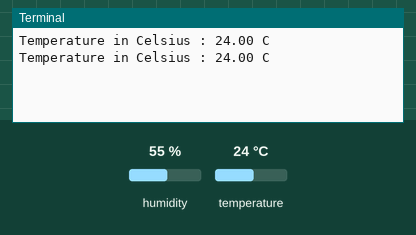
The program below on a simulated Raspberry Pi (BCM pin numbers). On the bench: the last lines printed to the terminal. The inputs (shaded band) are chosen by the test bench; at power-on: temperature 24 °C, humidity 55 %.

Above: at 1.2 s.
1.3 s: temperature set to 12 °C
At 1.9 s:
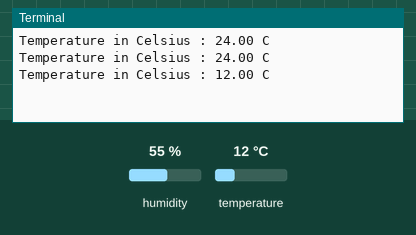
2.8 s: temperature set to 19 °C
At 3.4 s:
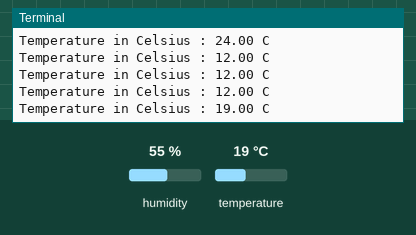
Timing chart, 0 to 5.8 s (numbered marks = the images above; inputs shaded):
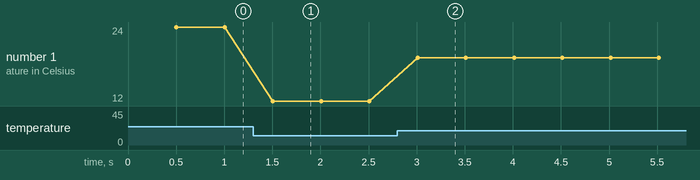

The program:

SHT30.py
```python
# (licence header left out)
import smbus
import time


while(1):
  # Get I2C bus
  bus = smbus.SMBus(1)
  # SHT30 address, 0x44(68)
  # Send measurement command, 0x2C(44)
  #		0x06(06)	High repeatability measurement
  bus.write_i2c_block_data(0x44, 0x2C, [0x06])

  time.sleep(0.5)
  # SHT30 address, 0x44(68)
  # Read data back from 0x00(00), 6 bytes
  # cTemp MSB, cTemp LSB, cTemp CRC, Humididty MSB, Humidity LSB, Humidity CRC
  data = bus.read_i2c_block_data(0x44, 0x00, 6)

  # Convert the data
  cTemp = ((((data[0] * 256.0) + data[1]) * 175) / 65535.0) - 45
  fTemp = cTemp * 1.8 + 32
  humidity = 100 * (data[3] * 256 + data[4]) / 65535.0
  # Output data to screen
  #print("Relative Humidity : %.2f %%RH" %humidity)
  print("Temperature in Celsius : %.2f C" %cTemp)
  #print("Temperature in Fahrenheit : %.2f F" %fTemp)
  #time.sleep(0.3)
```

Measured:
- after the input at 1.3 s, the terminal: prints a new line after 0.20 s (image 1)
- after the input at 2.8 s, the terminal: prints a new line after 0.21 s (image 2)
- plotted number 1: 24 → 12 after the input at 1.3 s, 12 → 19 after the input at 2.8 s
